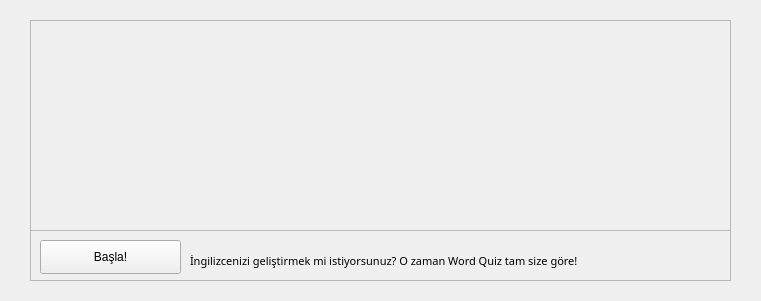
<?xml version="1.0" encoding="UTF-8"?>
<ui version="4.0">
 <class>Form</class>
 <widget class="QWidget" name="Form">
  <property name="geometry">
   <rect>
    <x>0</x>
    <y>0</y>
    <width>761</width>
    <height>301</height>
   </rect>
  </property>
  <property name="minimumSize">
   <size>
    <width>761</width>
    <height>301</height>
   </size>
  </property>
  <property name="maximumSize">
   <size>
    <width>761</width>
    <height>301</height>
   </size>
  </property>
  <property name="windowTitle">
   <string>Word Quiz</string>
  </property>
  <property name="windowIcon">
   <iconset>
    <normaloff>:/resim/logo_wq.png</normaloff>:/resim/logo_wq.png</iconset>
  </property>
  <widget class="QFrame" name="frame">
   <property name="geometry">
    <rect>
     <x>30</x>
     <y>20</y>
     <width>701</width>
     <height>261</height>
    </rect>
   </property>
   <property name="frameShape">
    <enum>QFrame::StyledPanel</enum>
   </property>
   <property name="frameShadow">
    <enum>QFrame::Sunken</enum>
   </property>
   <widget class="QLabel" name="word_quiz">
    <property name="geometry">
     <rect>
      <x>0</x>
      <y>0</y>
      <width>651</width>
      <height>211</height>
     </rect>
    </property>
    <property name="text">
     <string/>
    </property>
    <property name="pixmap">
     <pixmap resource="../resimler.qrc">:/resim/WordQuiz/word_quiz.png</pixmap>
    </property>
   </widget>
   <widget class="QFrame" name="frame_2">
    <property name="geometry">
     <rect>
      <x>0</x>
      <y>210</y>
      <width>701</width>
      <height>51</height>
     </rect>
    </property>
    <property name="frameShape">
     <enum>QFrame::StyledPanel</enum>
    </property>
    <property name="frameShadow">
     <enum>QFrame::Sunken</enum>
    </property>
    <widget class="QPushButton" name="basla">
     <property name="geometry">
      <rect>
       <x>10</x>
       <y>10</y>
       <width>141</width>
       <height>34</height>
      </rect>
     </property>
     <property name="text">
      <string>Başla!</string>
     </property>
    </widget>
    <widget class="QLabel" name="bilgi">
     <property name="geometry">
      <rect>
       <x>160</x>
       <y>10</y>
       <width>551</width>
       <height>41</height>
      </rect>
     </property>
     <property name="font">
      <font>
       <family>Myanmar Text</family>
       <pointsize>8</pointsize>
      </font>
     </property>
     <property name="text">
      <string>İngilizcenizi geliştirmek mi istiyorsunuz? O zaman Word Quiz tam size göre!</string>
     </property>
    </widget>
   </widget>
  </widget>
 </widget>
 <resources>
  <include location="../resimler.qrc"/>
 </resources>
 <connections/>
</ui>
